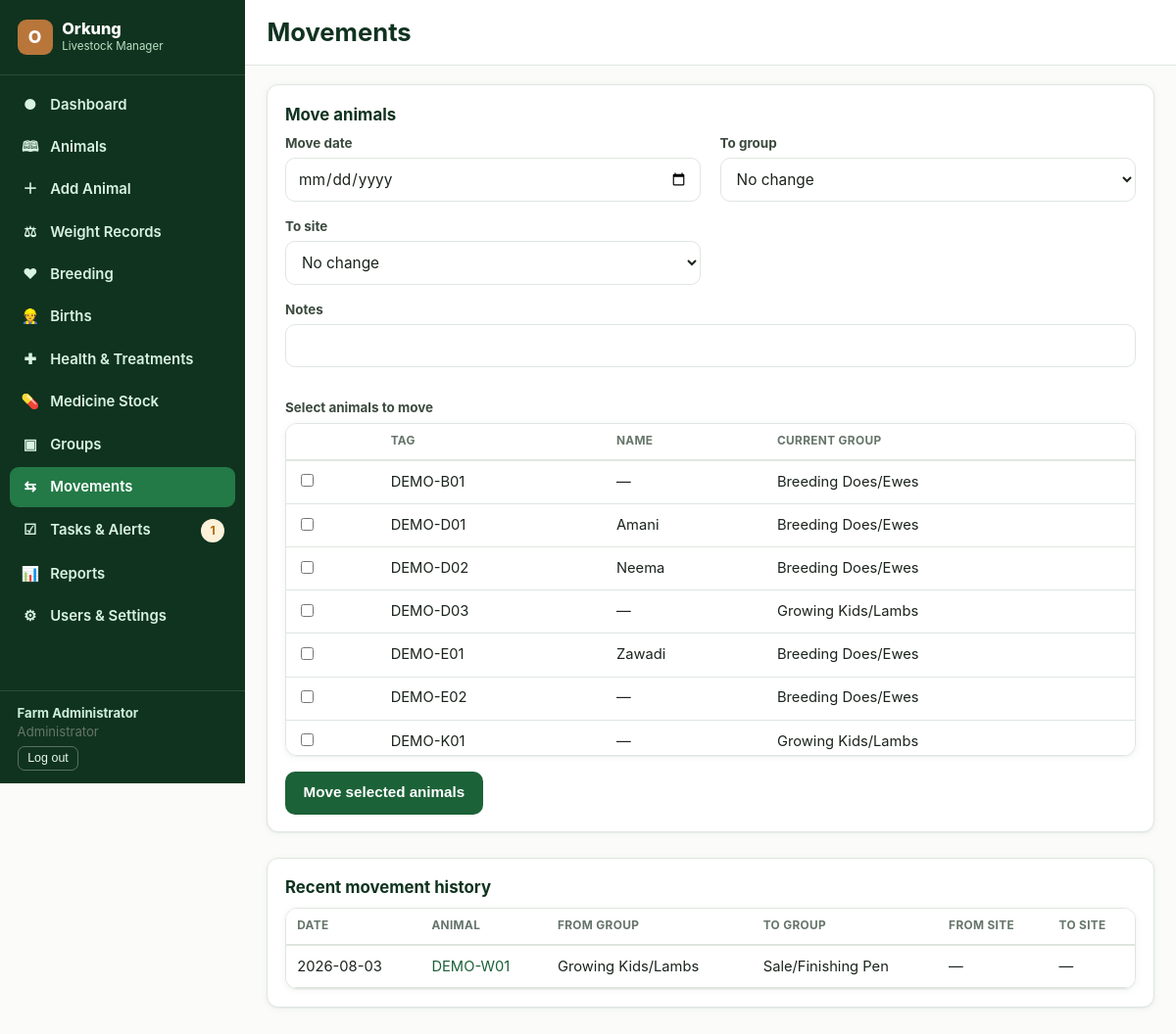
The app's page /groups/movements (signed in) with its own data.
### tables this page shows
CREATE TABLE users (
    id INTEGER PRIMARY KEY AUTOINCREMENT,
    username TEXT NOT NULL UNIQUE,
    password_hash TEXT NOT NULL,
    full_name TEXT NOT NULL,
    email TEXT,
    role TEXT NOT NULL CHECK(role IN ('admin','manager','worker','viewer','vet')),
    active INTEGER NOT NULL DEFAULT 1,
    created_at TEXT NOT NULL DEFAULT (datetime('now')),
    last_login TEXT
);

CREATE TABLE animals (
    id INTEGER PRIMARY KEY AUTOINCREMENT,
    record_no TEXT NOT NULL UNIQUE,          -- internal record number e.g. ORK-000123
    tag_id TEXT NOT NULL,                    -- ear tag / ID
    eid TEXT,                                -- electronic ID
    name TEXT,
    species_id INTEGER NOT NULL REFERENCES species(id),
    breed_id INTEGER REFERENCES breeds(id),
    sex TEXT NOT NULL CHECK(sex IN ('female','male')),
    dob TEXT,
    dob_estimated INTEGER NOT NULL DEFAULT 0,
    birth_type TEXT,                         -- single/twin/triplet/other
    birth_weight REAL,
    color_markings TEXT,
    sire_id INTEGER REFERENCES animals(id),
    dam_id INTEGER REFERENCES animals(id),
    current_group_id INTEGER REFERENCES groups_(id),
    current_site_id INTEGER REFERENCES sites(id),
    source TEXT NOT NULL DEFAULT 'born_on_farm' CHECK(source IN ('born_on_farm','purchased','transferred_in')),
    acquisition_date TEXT,
    supplier TEXT,
    reproductive_status TEXT NOT NULL DEFAULT 'not_breeding',
    status TEXT NOT NULL DEFAULT 'active' CHECK(status IN ('active','sold','transferred','slaughtered','missing','deceased')),
    status_date TEXT,
    status_notes TEXT,
    photo_path TEXT,
    notes TEXT,
    is_demo INTEGER NOT NULL DEFAULT 0,
    created_by INTEGER REFERENCES users(id),
    created_at TEXT NOT NULL DEFAULT (datetime('now')),
    updated_by INTEGER REFERENCES users(id),
    updated_at TEXT NOT NULL DEFAULT (datetime('now'))
);

CREATE TABLE groups_ (
    id INTEGER PRIMARY KEY AUTOINCREMENT,
    name TEXT NOT NULL,
    site_id INTEGER REFERENCES sites(id),
    description TEXT,
    active INTEGER NOT NULL DEFAULT 1,
    UNIQUE(name, site_id)
);

CREATE TABLE animal_events (
    id INTEGER PRIMARY KEY AUTOINCREMENT,
    animal_id INTEGER NOT NULL REFERENCES animals(id),
    event_type TEXT NOT NULL CHECK(event_type IN ('birth','purchase','transfer','group_move','sale','slaughter','death','missing','return','tag_replacement','status_change')),
    event_date TEXT NOT NULL,
    from_group_id INTEGER REFERENCES groups_(id),
    to_group_id INTEGER REFERENCES groups_(id),
    from_site_id INTEGER REFERENCES sites(id),
    to_site_id INTEGER REFERENCES sites(id),
    old_tag TEXT,
    new_tag TEXT,
    notes TEXT,
    created_by INTEGER REFERENCES users(id),
    created_at TEXT NOT NULL DEFAULT (datetime('now'))
);

### blueprints/groups.py (the view)
@bp.route("/movements")
@auth.login_required
def movements():
    events = db.query(
        "SELECT e.*, a.tag_id, a.record_no, fg.name AS from_group_name, tg.name AS to_group_name, "
        "fs.name AS from_site_name, ts.name AS to_site_name "
        "FROM animal_events e JOIN animals a ON a.id=e.animal_id "
        "LEFT JOIN groups_ fg ON fg.id=e.from_group_id LEFT JOIN groups_ tg ON tg.id=e.to_group_id "
        "LEFT JOIN sites fs ON fs.id=e.from_site_id LEFT JOIN sites ts ON ts.id=e.to_site_id "
        "WHERE e.event_type IN ('group_move','transfer') ORDER BY e.event_date DESC, e.id DESC LIMIT 200")
    animals = db.query(
        "SELECT a.*, gr.name AS group_name FROM animals a LEFT JOIN groups_ gr ON gr.id=a.current_group_id "
        "WHERE a.status='active' ORDER BY a.tag_id")
    return render_template("movements.html", events=events, animals=animals,
                           groups=helpers.group_options(), sites=helpers.site_options())

### auth.py (called while the page is built)
def load_logged_in_user():
    uid = session.get("user_id")
    if uid is None:
        g.user = None
    else:
        g.user = db.query("SELECT * FROM users WHERE id=? AND active=1", (uid,), one=True)
        if g.user is None:
            session.clear()

def login_required(view):
    @wraps(view)
    def wrapped(*args, **kwargs):
        if g.user is None:
            if request.path.startswith("/api/"):
                abort(401)
            return redirect(url_for("auth.login", next=request.path))
        return view(*args, **kwargs)
    return wrapped

def visible_sections(role):
    return NAV_SECTIONS.get(role, set())

### db.py (called while the page is built)
def get_db():
    if "db" not in g:
        g.db = sqlite3.connect(
            current_app.config["DATABASE"],
            detect_types=sqlite3.PARSE_DECLTYPES,
        )
        g.db.row_factory = sqlite3.Row
        g.db.execute("PRAGMA foreign_keys = ON")
    return g.db

def query(sql, args=(), one=False):
    cur = get_db().execute(sql, args)
    rows = cur.fetchall()
    cur.close()
    if one:
        return rows[0] if rows else None
    return rows

### helpers.py (called while the page is built)
def site_options():
    return db.query("SELECT * FROM sites WHERE active=1 ORDER BY name")

def group_options():
    return db.query("SELECT g.*, s.name AS site_name FROM groups_ g LEFT JOIN sites s ON s.id=g.site_id WHERE g.active=1 ORDER BY g.name")

### templates/movements.html (shortened to what this page needs)
{% extends "base.html" %}
{% block heading %}Movements{% endblock %}
{% block content %}
{% if current_user.role in ('admin','manager','worker') %}
<div class="card section">
  <h3>Move animals</h3>
  <form method="post" action="{{ url_for('groups.move_animals') }}">
    <div class="form-grid" style="margin-bottom:1rem;">
      <div class="field"><label>Move date</label><input type="date" name="move_date"></div>
      <div class="field"><label>To group</label><select name="to_group_id"><option value="">No change</option>{% for g in groups %}<option value="{{ g.id }}">{{ g.name }}</option>{% endfor %}</select></div>
      <div class="field"><label>To site</label><select name="to_site_id"><option value="">No change</option>{% for s in sites %}<option value="{{ s.id }}">{{ s.name }}</option>{% endfor %}</select></div>
      <div class="field" style="grid-column:1/-1;"><label>Notes</label><input type="text" name="notes"></div>
    </div>
    <label>Select animals to move</label>
    <div class="table-wrap" style="max-height:340px; overflow-y:auto;">
    <table class="data"><thead><tr><th></th><th>Tag</th><th>Name</th><th>Current group</th></tr></thead><tbody>
    {% for a in animals %}
    <tr><td data-label=""><input type="checkbox" name="animal_ids" value="{{ a.id }}"></td>
      <td data-label="Tag">{{ a.tag_id }}</td><td data-label="Name">{{ a.name or '—' }}</td><td data-label="Current group">{{ a.group_name or '—' }}</td></tr>
    {% endfor %}
    </tbody></table>
    </div>
    <button class="btn" type="submit" style="margin-top:1rem;">Move selected animals</button>
  </form>
</div>
{% endif %}
<div class="card section">
  <h3>Recent movement history</h3>
  {% if events %}
  <div class="table-wrap"><table class="data"><thead><tr><th>Date</th><th>Animal</th><th>From group</th><th>To group</th><th>From site</th><th>To site</th></tr></thead><tbody>
  {% for e in events %}
  <tr><td data-label="Date">{{ e.event_date }}</td><td data-label="Animal"><a href="{{ url_for('animals.profile', animal_id=e.animal_id) }}">{{ e.tag_id }}</a></td>
    <td data-label="From group">{{ e.from_group_name or '—' }}</td><td data-label="To group">{{ e.to_group_name or '—' }}</td>
    <td data-label="From site">{{ e.from_site_name or '—' }}</td><td data-label="To site">{{ e.to_site_name or '—' }}</td></tr>
  {% endfor %}
  </tbody></table></div>
  {% else %}<p class="muted">No movements recorded yet.</p>{% endif %}
</div>
{% endblock %}

### templates/base.html (shortened to what this page needs)
<!doctype html>
<html lang="en">
<head>
<link rel="stylesheet" href="{{ url_for('static', filename='css/style.css') }}">
</head>
<body>
{% macro navlinks() %}
  {% if 'dashboard' in nav %}<a href="{{ url_for('dashboard.index') }}" class="{{ 'active' if request.endpoint=='dashboard.index' }}"><span class="ic">&#9679;</span> Dashboard</a>{% endif %}
  {% if 'animals' in nav %}<a href="{{ url_for('animals.list_view') }}" class="{{ 'active' if request.endpoint and request.endpoint.startswith('animals.') and request.endpoint!='animals.add' }}"><span class="ic">&#128366;</span> Animals</a>{% endif %}
  {% if 'add_animal' in nav %}<a href="{{ url_for('animals.add') }}" class="{{ 'active' if request.endpoint=='animals.add' }}"><span class="ic">&#65291;</span> Add Animal</a>{% endif %}
  {% if 'weights' in nav %}<a href="{{ url_for('weights.index') }}" class="{{ 'active' if request.endpoint and request.endpoint.startswith('weights.') }}"><span class="ic">&#9878;</span> Weight Records</a>{% endif %}
  {% if 'breeding' in nav %}<a href="{{ url_for('breeding.index') }}" class="{{ 'active' if request.endpoint=='breeding.index' }}"><span class="ic">&#9829;</span> Breeding</a>{% endif %}
  {% if 'births' in nav %}<a href="{{ url_for('breeding.births') }}" class="{{ 'active' if request.endpoint=='breeding.births' }}"><span class="ic">&#128119;</span> Births</a>{% endif %}
  {% if 'health' in nav %}<a href="{{ url_for('health.index') }}" class="{{ 'active' if request.endpoint and request.endpoint.startswith('health.') }}"><span class="ic">&#10010;</span> Health &amp; Treatments</a>{% endif %}
  {% if 'health' in nav %}<a href="{{ url_for('stock.index') }}" class="{{ 'active' if request.endpoint and request.endpoint.startswith('stock.') }}"><span class="ic">&#128138;</span> Medicine Stock</a>{% endif %}
  {% if 'groups' in nav %}<a href="{{ url_for('groups.index') }}" class="{{ 'active' if request.endpoint=='groups.index' }}"><span class="ic">&#9635;</span> Groups</a>{% endif %}
  {% if 'movements' in nav %}<a href="{{ url_for('groups.movements') }}" class="{{ 'active' if request.endpoint=='groups.movements' }}"><span class="ic">&#8646;</span> Movements</a>{% endif %}
  {% if 'tasks' in nav %}<a href="{{ url_for('tasks.index') }}" class="{{ 'active' if request.endpoint and request.endpoint.startswith('tasks.') }}"><span class="ic">&#9745;</span> Tasks &amp; Alerts {% if pending_tasks %}<span class="pill amber" style="margin-left:auto">{{ pending_tasks }}</span>{% endif %}</a>{% endif %}
  {% if 'reports' in nav %}<a href="{{ url_for('reports.index') }}" class="{{ 'active' if request.endpoint and request.endpoint.startswith('reports.') }}"><span class="ic">&#128202;</span> Reports</a>{% endif %}
  {% if 'admin' in nav %}<a href="{{ url_for('admin.users') }}" class="{{ 'active' if request.endpoint and request.endpoint.startswith('admin.') }}"><span class="ic">&#9881;</span> Users &amp; Settings</a>{% endif %}
{% endmacro %}
{% if current_user %}
<div class="app-shell">
  <aside class="sidebar" id="desktopSidebar">
    <div class="brand"><div class="mark">O</div><div><div class="name">Orkung</div><div class="tag">Livestock Manager</div></div></div>
    <nav>{{ navlinks() }}</nav>
    <div class="footer-user">
      <div><strong>{{ current_user.full_name }}</strong></div>
      <div class="muted">{{ role_labels[current_user.role] }}</div>
      <form method="post" action="{{ url_for('auth.logout') }}"><button type="submit">Log out</button></form>
    </div>
  </aside>
  <div class="main">
    <div class="topbar">
      <h1>{% block heading %}{% endblock %}</h1>
    </div>
    <div class="content">
      {% block content %}{% endblock %}
    </div>
  </div>
</div>
{% else %}
  {% block guest_content %}{% endblock %}
{% endif %}
</body>
</html>

### records on screen
users: full_name "Farm Administrator", role "Administrator"
animals: tag_id "DEMO-B01", name "—", name "Breeding Does/Ewes"
animals: tag_id "DEMO-D01", name "Amani", name "Breeding Does/Ewes"
animals: tag_id "DEMO-D02", name "Neema", name "Breeding Does/Ewes"
animals: tag_id "DEMO-D03", name "—", name "Growing Kids/Lambs"
animals: tag_id "DEMO-E01", name "Zawadi", name "Breeding Does/Ewes"
animals: tag_id "DEMO-E02", name "—", name "Breeding Does/Ewes"
animals: tag_id "DEMO-K01", name "—", name "Growing Kids/Lambs"
animal_events: event_date "2026-08-03", tag_id "DEMO-W01", name "Growing Kids/Lambs", name "Sale/Finishing Pen", from_site_name "—", to_site_name "—"

### other values on screen
{{ pending_tasks }} "1"
